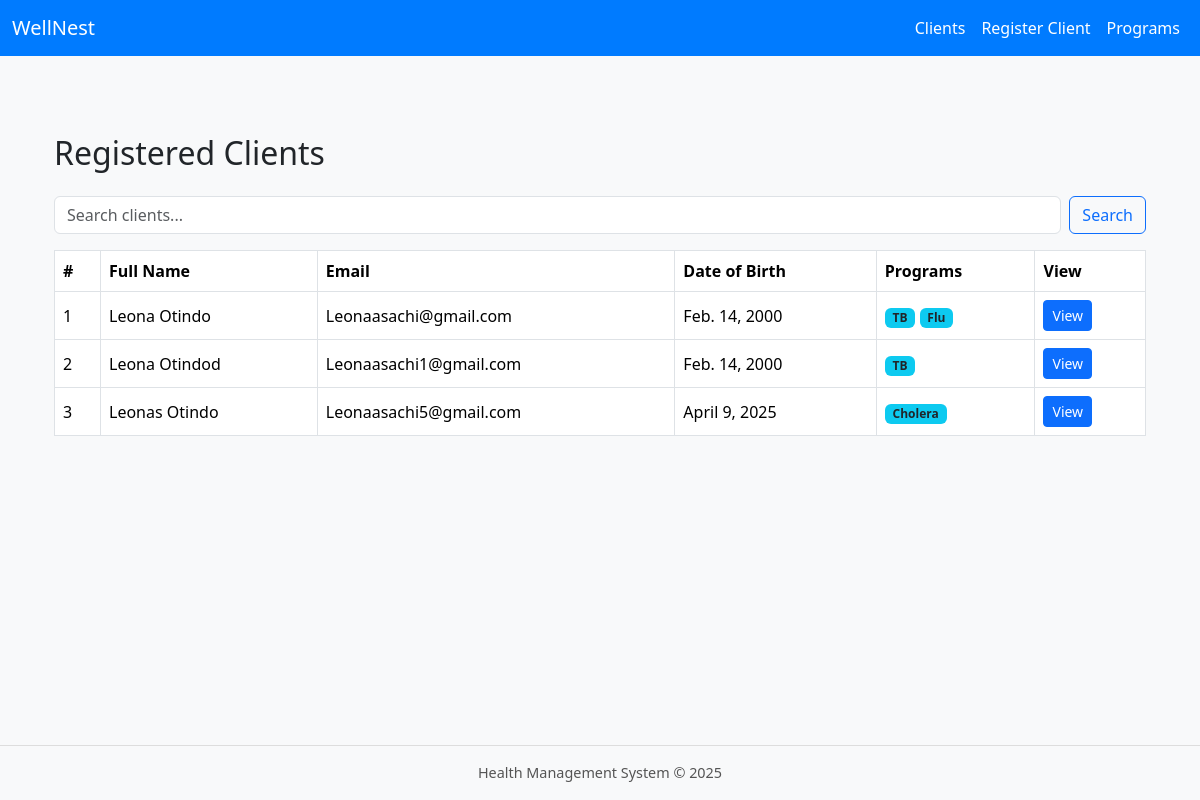
Screenshot of /clients/ (signed in) with the database file from the repository.
### health/models.py (models this page shows, shortened)
class Client(models.Model):
    first_name = models.CharField(max_length=100)
    last_name = models.CharField(max_length=100)
    email = models.EmailField(unique=True)
    phone = models.CharField(max_length=20, blank=True)
    date_of_birth = models.DateField(null=True, blank=True)
    programs = models.ManyToManyField(HealthProgram, related_name='clients', blank=True)

class HealthProgram(models.Model):
    name = models.CharField(max_length=100, unique=True)

### health/views.py (the view)
# urls.py: path('clients/', views.client_list, name='client_list'),
@login_required
def client_list(request):
    query = request.GET.get('q')
    if query:
        clients = Client.objects.filter(
            Q(first_name__icontains=query) |
            Q(last_name__icontains=query) |
            Q(email__icontains=query)
        )
    else:
        clients = Client.objects.all()
    return render(request, 'client_list.html', {'clients': clients})

### health/templates/client_list.html
{% extends "base.html" %}
{% block content %}
<div class="container">
    <h2 class="mb-4">Registered Clients</h2>
    <form method="get" class="mb-3 d-flex" role="search">
        <input type="text" name="q" class="form-control me-2" placeholder="Search clients..." value="{{ query|default:'' }}">
        <button type="submit" class="btn btn-outline-primary">Search</button>
    </form>
    <table class="table table-hover table-bordered bg-white">
        <thead>
            <tr>
                <th>#</th>
                <th>Full Name</th>
                <th>Email</th>
                <th>Date of Birth</th>
                <th>Programs</th>
                <th>View</th>
            </tr>
        </thead>
        <tbody>
            {% for client in clients %}
            <tr>
                <td>{{ forloop.counter }}</td>
                <td>{{ client.first_name }} {{ client.last_name }}</td>
                <td>{{ client.email }}</td>
                <td>{{ client.date_of_birth }}</td>
                <td>
                    {% for program in client.programs.all %}
                        <span class="badge bg-info text-dark">{{ program.name }}</span>
                    {% empty %}
                        <span class="text-muted">None</span>
                    {% endfor %}
                </td>
                <td>
                    <a href="{% url 'client_detail' client.pk %}" class="btn btn-sm btn-primary">View</a>
                </td>
            </tr>
            {% empty %}
            <tr>
                <td colspan="6" class="text-center text-muted">No clients found.</td>
            </tr>
            {% endfor %}
        </tbody>
    </table>
</div>
{% endblock %}

### health/templates/base.html (style rules this page uses)
body { background-color: #f8f9fa; }
.container { padding-top: 30px; }
table th, table td { vertical-align: middle; }

### rows the page displays
Client: first_name "Leona", last_name "Otindo", email "Leonaasachi@gmail.com", date_of_birth "Feb. 14, 2000"
HealthProgram: name "TB"
HealthProgram: name "Flu"
Client: first_name "Leona", last_name "Otindod", email "Leonaasachi1@gmail.com", date_of_birth "Feb. 14, 2000"
Client: first_name "Leonas", last_name "Otindo", email "Leonaasachi5@gmail.com", date_of_birth "April 9, 2025"
HealthProgram: name "Cholera"
